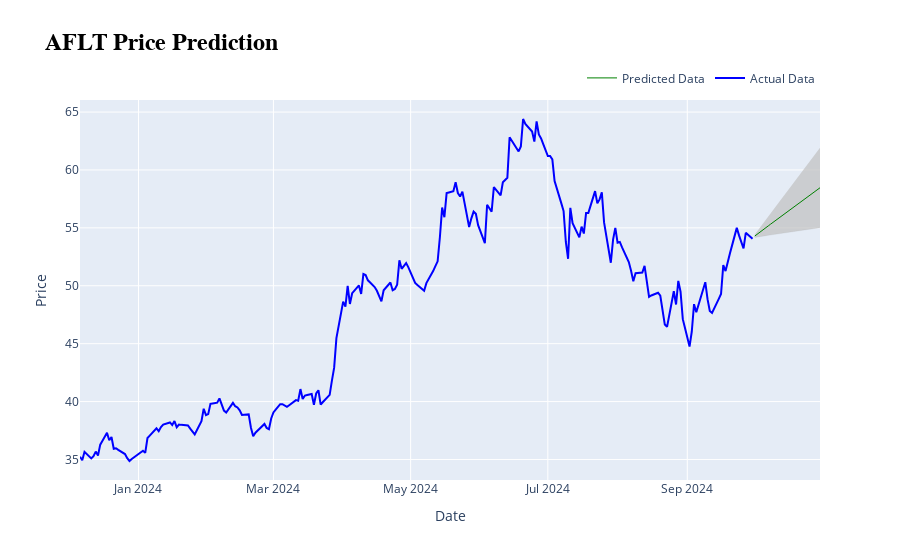

Notebook code for this chart:
### Code cell
# Function for visualization using plotly
def plot_plotly_stock_prediction(stock_df, predicted_df, window=50, stock_symbol='Stock'):

    # Calculate the moving average
    rolling_mean = stock_df['Price'].rolling(window=window).mean()
    
    # Creating a model training schedule
    trace1 = go.Scatter(
        x=stock_df.index,
        y=stock_df['Price'],
        mode='lines',
        name='Actual Data',
        line=dict(color='blue')
    )
    
    # Creating a graph of predicted data
    trace2 = go.Scatter(
        x=predicted_df.index,
        y=predicted_df['Price'],
        mode='lines',
        name='Predicted Data',
        line=dict(color='green', width=1)
    )

    # Moving Average chart
    trace3 = go.Scatter(
        x=stock_df.index,
        y=rolling_mean,
        mode='lines',
        name=f'Moving Average ({window})',
        line=dict(color='red', width=1)
    )

    # Lower Bound Graph
    trace_lower_bound = go.Scatter(
        x=predicted_df.index,
        y=predicted_df['lower_bound'],
        mode='lines',
        name='Lower Bound',
        line=dict(color='gray', width=0.1),
        showlegend=False
    )

    # Top border plot with gray fill
    trace_upper_bound = go.Scatter(
        x=predicted_df.index,
        y=predicted_df['upper_bound'],
        mode='lines',
        name='Upper Bound',
        line=dict(color='gray', width=0.01),
        fill='tonexty',  # Fill the space between the top and bottom borders
        fillcolor='rgba(192, 192, 192, 0.7)',  # Gray color with transparency
        showlegend=False
    )

    # Axes and title
    layout = go.Layout(
        title={
            'text': f'{stock_symbol} Price Prediction',
            'font': dict(size=24, family="Arial", color="black", weight="bold")
        },
        xaxis=dict(title='Date'),
        yaxis=dict(
            title='Price',
            side='left',
            overlaying='y',
        ),
        legend=dict(
            orientation="h",
            yanchor="bottom",
            y=1.02,
            xanchor="right",
            x=1)
    )
    
    # # Assembling the graph
    fig = go.Figure(data=[trace1, trace_lower_bound, trace_upper_bound, trace2], layout=layout)

    # Displaying the graph
    pio.show(fig)

num_last_preiods = 300
plot_plotly_stock_prediction(stock_df[-num_last_preiods:], predicted_df, window=50, stock_symbol=stock_symbol)

### Figure 1 — Plotly figure (JSON) as saved in the notebook; plotly's stock layout.template omitted (floating-point values rounded to 4 significant figures; data arrays with more than 128 entries replaced by an {"elided": "..."} marker saying what was removed)
{"data": [{"line": {"color": "blue"}, "mode": "lines", "name": "Actual Data", "type": "scatter", "x": {"elided": "300 str values"}, "y": {"elided": "300 float values"}}, {"line": {"color": "gray", "width": 0.1}, "mode": "lines", "name": "Lower Bound", "showlegend": false, "type": "scatter", "x": ["2024-10-01T00:00:00", "2024-10-02T00:00:00", "2024-10-03T00:00:00", "2024-10-04T00:00:00", "2024-10-05T00:00:00", "2024-10-06T00:00:00", "2024-10-07T00:00:00", "2024-10-08T00:00:00", "2024-10-09T00:00:00", "2024-10-10T00:00:00", "2024-10-11T00:00:00", "2024-10-12T00:00:00", "2024-10-13T00:00:00", "2024-10-14T00:00:00", "2024-10-15T00:00:00", "2024-10-16T00:00:00", "2024-10-17T00:00:00", "2024-10-18T00:00:00", "2024-10-19T00:00:00", "2024-10-20T00:00:00", "2024-10-21T00:00:00", "2024-10-22T00:00:00", "2024-10-23T00:00:00", "2024-10-24T00:00:00", "2024-10-25T00:00:00", "2024-10-26T00:00:00", "2024-10-27T00:00:00", "2024-10-28T00:00:00", "2024-10-29T00:00:00", "2024-10-30T00:00:00"], "y": [54.17, 54.19, 54.22, 54.26, 54.29, 54.32, 54.36, 54.39, 54.42, 54.45, 54.48, 54.51, 54.55, 54.58, 54.61, 54.64, 54.67, 54.7, 54.73, 54.76, 54.79, 54.82, 54.85, 54.87, 54.9, 54.92, 54.95, 54.97, 54.99, 55.01]}, {"fill": "tonexty", "fillcolor": "rgba(192, 192, 192, 0.7)", "line": {"color": "gray", "width": 0.01}, "mode": "lines", "name": "Upper Bound", "showlegend": false, "type": "scatter", "x": ["2024-10-01T00:00:00", "2024-10-02T00:00:00", "2024-10-03T00:00:00", "2024-10-04T00:00:00", "2024-10-05T00:00:00", "2024-10-06T00:00:00", "2024-10-07T00:00:00", "2024-10-08T00:00:00", "2024-10-09T00:00:00", "2024-10-10T00:00:00", "2024-10-11T00:00:00", "2024-10-12T00:00:00", "2024-10-13T00:00:00", "2024-10-14T00:00:00", "2024-10-15T00:00:00", "2024-10-16T00:00:00", "2024-10-17T00:00:00", "2024-10-18T00:00:00", "2024-10-19T00:00:00", "2024-10-20T00:00:00", "2024-10-21T00:00:00", "2024-10-22T00:00:00", "2024-10-23T00:00:00", "2024-10-24T00:00:00", "2024-10-25T00:00:00", "2024-10-26T00:00:00", "2024-10-27T00:00:00", "2024-10-28T00:00:00", "2024-10-29T00:00:00", "2024-10-30T00:00:00"], "y": [54.42, 54.67, 54.93, 55.2, 55.46, 55.72, 55.98, 56.24, 56.5, 56.77, 57.03, 57.29, 57.55, 57.81, 58.07, 58.33, 58.59, 58.85, 59.11, 59.37, 59.63, 59.88, 60.14, 60.39, 60.65, 60.9, 61.16, 61.41, 61.66, 61.91]}, {"line": {"color": "green", "width": 1}, "mode": "lines", "name": "Predicted Data", "type": "scatter", "x": ["2024-10-01T00:00:00", "2024-10-02T00:00:00", "2024-10-03T00:00:00", "2024-10-04T00:00:00", "2024-10-05T00:00:00", "2024-10-06T00:00:00", "2024-10-07T00:00:00", "2024-10-08T00:00:00", "2024-10-09T00:00:00", "2024-10-10T00:00:00", "2024-10-11T00:00:00", "2024-10-12T00:00:00", "2024-10-13T00:00:00", "2024-10-14T00:00:00", "2024-10-15T00:00:00", "2024-10-16T00:00:00", "2024-10-17T00:00:00", "2024-10-18T00:00:00", "2024-10-19T00:00:00", "2024-10-20T00:00:00", "2024-10-21T00:00:00", "2024-10-22T00:00:00", "2024-10-23T00:00:00", "2024-10-24T00:00:00", "2024-10-25T00:00:00", "2024-10-26T00:00:00", "2024-10-27T00:00:00", "2024-10-28T00:00:00", "2024-10-29T00:00:00", "2024-10-30T00:00:00"], "y": [54.29, 54.43, 54.58, 54.73, 54.88, 55.02, 55.17, 55.32, 55.46, 55.61, 55.75, 55.9, 56.05, 56.19, 56.34, 56.49, 56.63, 56.78, 56.92, 57.07, 57.21, 57.35, 57.49, 57.63, 57.77, 57.91, 58.05, 58.19, 58.33, 58.46]}], "layout": {"legend": {"orientation": "h", "x": 1, "xanchor": "right", "y": 1.02, "yanchor": "bottom"}, "title": {"font": {"color": "black", "family": "Arial", "size": 24, "weight": "bold"}, "text": "AFLT Price Prediction"}, "xaxis": {"title": {"text": "Date"}}, "yaxis": {"overlaying": "y", "side": "left", "title": {"text": "Price"}}}}
